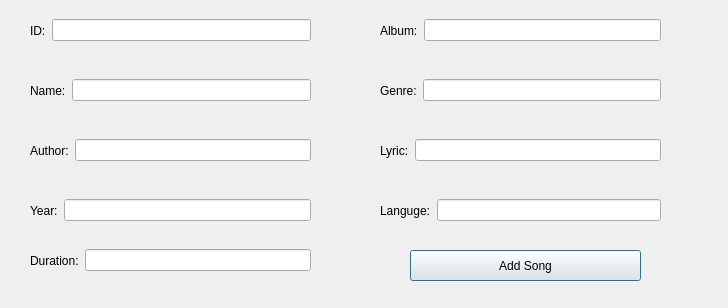
<?xml version="1.0" encoding="UTF-8"?>
<ui version="4.0">
 <class>DialogCreateSong</class>
 <widget class="QDialog" name="DialogCreateSong">
  <property name="geometry">
   <rect>
    <x>0</x>
    <y>0</y>
    <width>728</width>
    <height>308</height>
   </rect>
  </property>
  <property name="windowTitle">
   <string>Dialog</string>
  </property>
  <widget class="QWidget" name="horizontalLayoutWidget">
   <property name="geometry">
    <rect>
     <x>20</x>
     <y>10</y>
     <width>301</width>
     <height>41</height>
    </rect>
   </property>
   <layout class="QHBoxLayout" name="VL_ID">
    <property name="leftMargin">
     <number>10</number>
    </property>
    <property name="rightMargin">
     <number>10</number>
    </property>
    <item>
     <widget class="QLabel" name="label_id_input">
      <property name="text">
       <string>ID:</string>
      </property>
     </widget>
    </item>
    <item>
     <widget class="QLineEdit" name="lineEdit_id"/>
    </item>
   </layout>
  </widget>
  <widget class="QWidget" name="horizontalLayoutWidget_2">
   <property name="geometry">
    <rect>
     <x>20</x>
     <y>70</y>
     <width>301</width>
     <height>41</height>
    </rect>
   </property>
   <layout class="QHBoxLayout" name="HL_Name">
    <property name="leftMargin">
     <number>10</number>
    </property>
    <property name="rightMargin">
     <number>10</number>
    </property>
    <item>
     <widget class="QLabel" name="label_name_input">
      <property name="text">
       <string>Name:</string>
      </property>
     </widget>
    </item>
    <item>
     <widget class="QLineEdit" name="lineEdit_name"/>
    </item>
   </layout>
  </widget>
  <widget class="QWidget" name="horizontalLayoutWidget_3">
   <property name="geometry">
    <rect>
     <x>20</x>
     <y>130</y>
     <width>301</width>
     <height>41</height>
    </rect>
   </property>
   <layout class="QHBoxLayout" name="horizontalLayout_3">
    <property name="leftMargin">
     <number>10</number>
    </property>
    <property name="rightMargin">
     <number>10</number>
    </property>
    <item>
     <widget class="QLabel" name="label_author_input">
      <property name="text">
       <string>Author:</string>
      </property>
     </widget>
    </item>
    <item>
     <widget class="QLineEdit" name="lineEdit_author"/>
    </item>
   </layout>
  </widget>
  <widget class="QWidget" name="horizontalLayoutWidget_4">
   <property name="geometry">
    <rect>
     <x>20</x>
     <y>240</y>
     <width>301</width>
     <height>41</height>
    </rect>
   </property>
   <layout class="QHBoxLayout" name="horizontalLayout_4">
    <property name="leftMargin">
     <number>10</number>
    </property>
    <property name="rightMargin">
     <number>10</number>
    </property>
    <item>
     <widget class="QLabel" name="label_duration_input">
      <property name="text">
       <string>Duration:</string>
      </property>
     </widget>
    </item>
    <item>
     <widget class="QLineEdit" name="lineEdit_duration"/>
    </item>
   </layout>
  </widget>
  <widget class="QWidget" name="horizontalLayoutWidget_5">
   <property name="geometry">
    <rect>
     <x>20</x>
     <y>190</y>
     <width>301</width>
     <height>41</height>
    </rect>
   </property>
   <layout class="QHBoxLayout" name="horizontalLayout_5">
    <property name="leftMargin">
     <number>10</number>
    </property>
    <property name="rightMargin">
     <number>10</number>
    </property>
    <item>
     <widget class="QLabel" name="label_year_input">
      <property name="text">
       <string>Year:</string>
      </property>
     </widget>
    </item>
    <item>
     <widget class="QLineEdit" name="lineEdit_year"/>
    </item>
   </layout>
  </widget>
  <widget class="QWidget" name="horizontalLayoutWidget_6">
   <property name="geometry">
    <rect>
     <x>370</x>
     <y>10</y>
     <width>301</width>
     <height>41</height>
    </rect>
   </property>
   <layout class="QHBoxLayout" name="horizontalLayout_6">
    <property name="leftMargin">
     <number>10</number>
    </property>
    <property name="rightMargin">
     <number>10</number>
    </property>
    <item>
     <widget class="QLabel" name="label_album_input">
      <property name="text">
       <string>Album:</string>
      </property>
     </widget>
    </item>
    <item>
     <widget class="QLineEdit" name="lineEdit_album"/>
    </item>
   </layout>
  </widget>
  <widget class="QWidget" name="horizontalLayoutWidget_9">
   <property name="geometry">
    <rect>
     <x>370</x>
     <y>70</y>
     <width>301</width>
     <height>41</height>
    </rect>
   </property>
   <layout class="QHBoxLayout" name="horizontalLayout_9">
    <property name="leftMargin">
     <number>10</number>
    </property>
    <property name="rightMargin">
     <number>10</number>
    </property>
    <item>
     <widget class="QLabel" name="label_ganre_input">
      <property name="text">
       <string>Genre:</string>
      </property>
     </widget>
    </item>
    <item>
     <widget class="QLineEdit" name="lineEdit_genre"/>
    </item>
   </layout>
  </widget>
  <widget class="QWidget" name="horizontalLayoutWidget_8">
   <property name="geometry">
    <rect>
     <x>370</x>
     <y>190</y>
     <width>301</width>
     <height>41</height>
    </rect>
   </property>
   <layout class="QHBoxLayout" name="horizontalLayout_8">
    <property name="leftMargin">
     <number>10</number>
    </property>
    <property name="rightMargin">
     <number>10</number>
    </property>
    <item>
     <widget class="QLabel" name="label_languige_input">
      <property name="text">
       <string>Languge:</string>
      </property>
     </widget>
    </item>
    <item>
     <widget class="QLineEdit" name="lineEdit_languige"/>
    </item>
   </layout>
  </widget>
  <widget class="QWidget" name="horizontalLayoutWidget_7">
   <property name="geometry">
    <rect>
     <x>370</x>
     <y>130</y>
     <width>301</width>
     <height>41</height>
    </rect>
   </property>
   <layout class="QHBoxLayout" name="horizontalLayout_7">
    <property name="leftMargin">
     <number>10</number>
    </property>
    <property name="rightMargin">
     <number>10</number>
    </property>
    <item>
     <widget class="QLabel" name="label_lyric_input">
      <property name="text">
       <string>Lyric:</string>
      </property>
     </widget>
    </item>
    <item>
     <widget class="QLineEdit" name="lineEdit_lyric"/>
    </item>
   </layout>
  </widget>
  <widget class="QPushButton" name="pushButton">
   <property name="geometry">
    <rect>
     <x>410</x>
     <y>250</y>
     <width>231</width>
     <height>31</height>
    </rect>
   </property>
   <property name="text">
    <string>Add Song</string>
   </property>
  </widget>
 </widget>
 <tabstops>
  <tabstop>lineEdit_id</tabstop>
  <tabstop>lineEdit_name</tabstop>
  <tabstop>lineEdit_author</tabstop>
  <tabstop>lineEdit_year</tabstop>
  <tabstop>lineEdit_duration</tabstop>
  <tabstop>lineEdit_album</tabstop>
  <tabstop>lineEdit_genre</tabstop>
  <tabstop>lineEdit_lyric</tabstop>
  <tabstop>lineEdit_languige</tabstop>
  <tabstop>pushButton</tabstop>
 </tabstops>
 <resources/>
 <connections/>
</ui>
